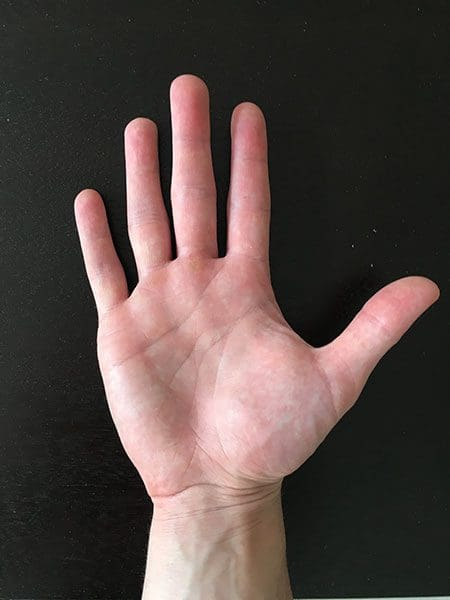
#> input picture find_contours_on_hand/hand.jpeg, 450 x 600 px
$ python main.py
#> lines starting #> are read from the running program, lines starting #| are printed output that depends on the picture; after the words box and inside, x2 and y2 are one past the last pixel; in counts of white or black regions, pixels touching at a corner belong together
import cv2
import imutils


"""
Kontür Belirleme Algoritması:
Bu algoritma ile resimde bulunan cisimlerin şekillerinin algılanması amaçlanmıştır.

Yapılacak aşamalar;
1. Resim gri tona çekilir.
2. Blur atılır.
3. Resmin verilen parametler ile tresholdu belirlenir.
4. Erode işlemine sokularak resimde ufak tefek kalan gereksiz işaretlemeler yok edilmiş olur.
5. Dilate işlemine sokularak kalan belirgin kenarlar daha da belirginleştirilir.
6. Resmin son halindeki konturler tespit edilir. Ve kontürler istenen renkte çizilir.
"""


image_file_path     = "hand.jpeg"
image               = cv2.imread(image_file_path)
#> image is the input picture: shape (600, 450, 3); mean B, G, R 67.1, 70.8, 84.8

# Orginal Image
cv2.imshow('Orginal Image', image)
cv2.waitKey(0)

gray_tone   = cv2.cvtColor(image, cv2.COLOR_BGR2GRAY) # Direk binary ile çevrilebilir.
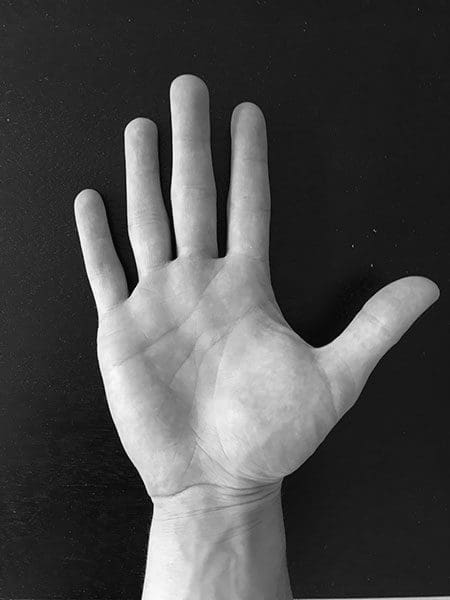
#> gray_tone: shape (600, 450); min 0, max 254, mean 74.6
blur_image  = cv2.GaussianBlur(gray_tone, (5, 5), 0)
# Tresh, erode, dilate
thresh      = cv2.threshold(blur_image, 45, 255, cv2.THRESH_BINARY)[1]
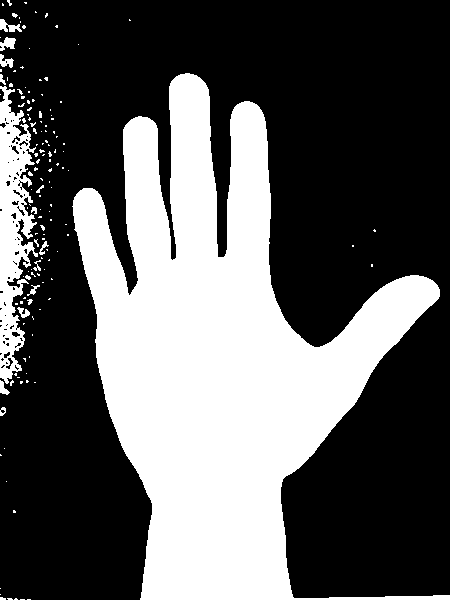
#> thresh: shape (600, 450); 36.1% white; 144 white regions (128 under 20 px), largest, box (x1, y1, x2, y2) and area: (72, 73, 450, 600) 89960, (0, 86, 38, 384) 5984, (0, 19, 22, 32) 147
cv2.imshow('Thresh', thresh)
cv2.waitKey(0)
erode      = cv2.erode(thresh, None, iterations=2)
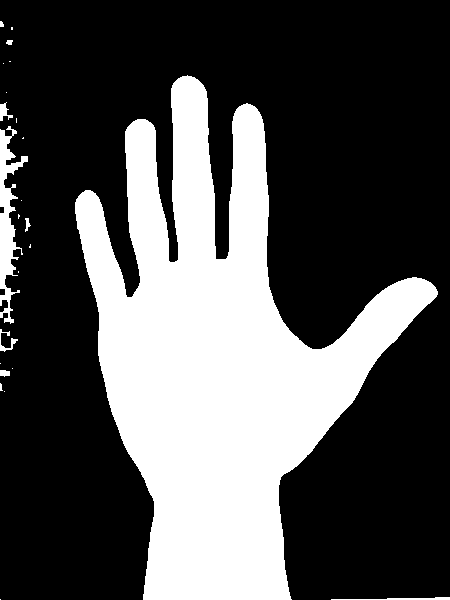
#> erode: shape (600, 450); 32.2% white; 24 white regions (15 under 20 px), largest, box (x1, y1, x2, y2) and area: (75, 75, 438, 600) 84049, (0, 126, 28, 324) 2154, (331, 597, 450, 600) 197
cv2.imshow('Erode', erode)
cv2.waitKey(0)
dilate      = cv2.dilate(erode, None, iterations=2)
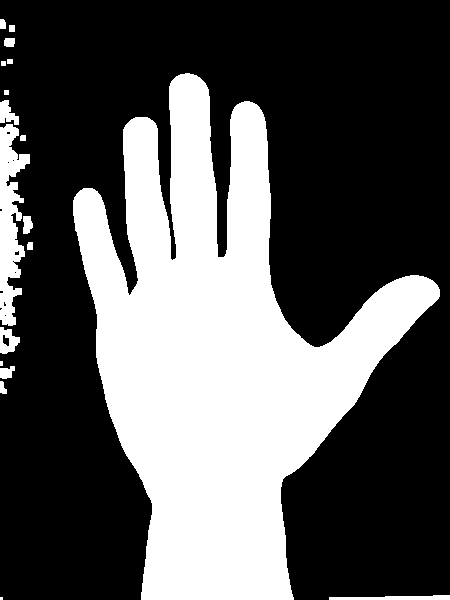
#> dilate: shape (600, 450); 35.1% white; 18 white regions (2 under 20 px)
cv2.imshow('Dilate', dilate)
cv2.waitKey(0)
# Contours
# Bu kısımda kontur belirlenir;
cnts        = cv2.findContours(dilate.copy(), cv2.RETR_EXTERNAL, cv2.CHAIN_APPROX_SIMPLE)
#> cnts = 18 contours, 4 with area under 20; largest, box (x1, y1, x2, y2) and area: (73, 73, 440, 600) 88288, (0, 124, 30, 326) 3160, (0, 327, 20, 354) 338, (329, 595, 450, 600) 321, (0, 100, 19, 125) 242
cnts        = imutils.grab_contours(cnts)
contours    = max(cnts, key=cv2.contourArea)
#> contours = contour of 697 points, box (x1, y1, x2, y2) (73, 73, 440, 600), area 88288
cv2.drawContours(image, [contours], -1, (0, 0, 255), 2)
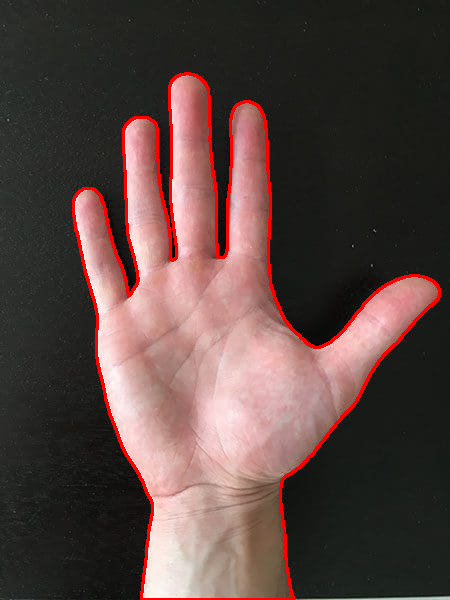
#> image: shape (600, 450, 3); 2.89% of pixels changed, all inside (x1, y1, x2, y2) = (72, 72, 441, 600)

# Resimde son kalan tüm şekillere kontur atar;
# Örnek olması için bıraktım;
# cv2.drawContours(image, cnts[0], -1, (0, 0, 255), 2)

cv2.imshow('With Countours', image)
cv2.waitKey(0)


# Save
cv2.imwrite("contour_hand.jpeg", image)
